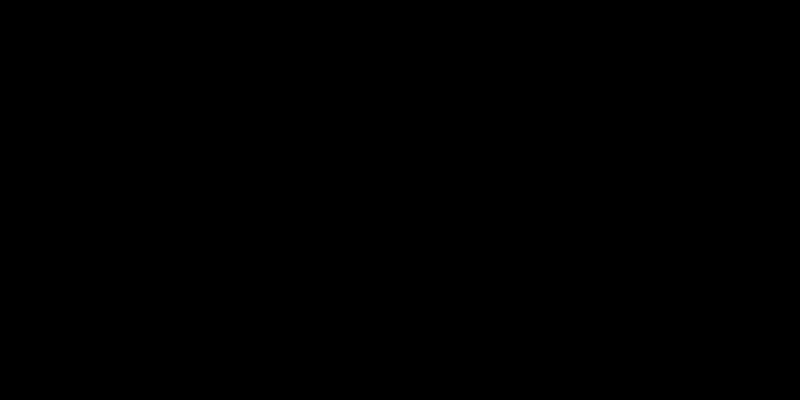
Frame 1 (no input)
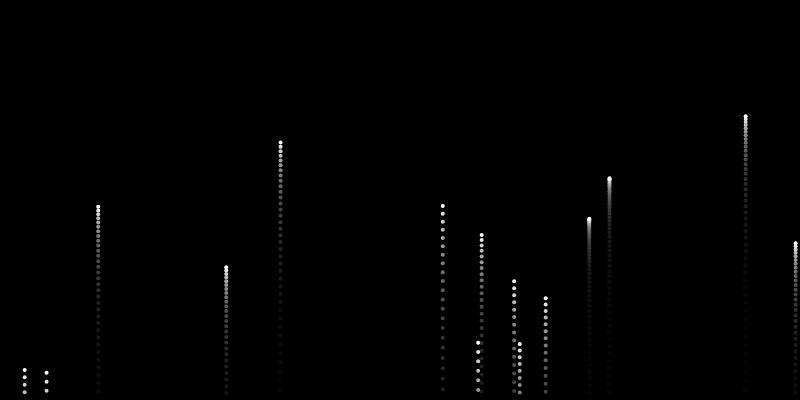
Frame 60 (no input)
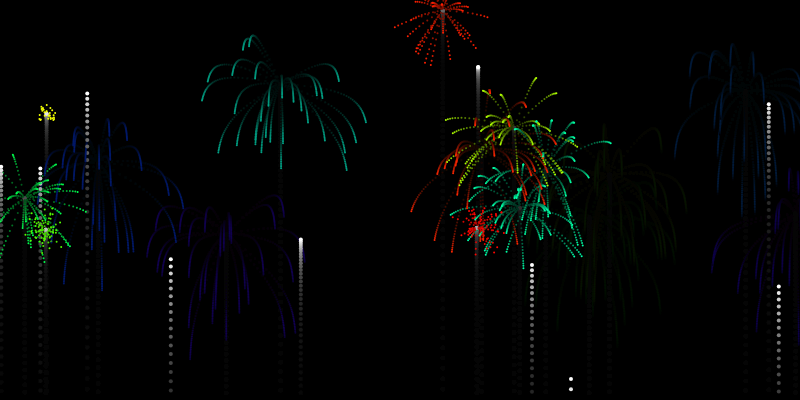
Frame 120 (the mouse pressed at the canvas centre since frame 60)

The p5.js sketch that drew these frames (run headless with seeded random() and noise() and a simulated clock; from frame 60 on, the mouse is pressed at the canvas centre):

// p5.js sketch
// ── sketch.js
var fireworks = [];
var gravity;


function setup() {
    createCanvas(800, 400);
    gravity = createVector(0, 0.15);
    stroke(255);
    strokeWeight(4);
    background(0);
}

function draw() {
    
    //the background is not reset to black
    colorMode(RGB);
    background(0, 25);
    
    if (random(1) < 0.15) {
        fireworks.push(new Firework());
    }

    var _firework;
    for (var i = fireworks.length - 1; i >= 0 ; i--) {
        _firework = fireworks[i];
        if (_firework.done()) {
            fireworks.splice(i, 1);
        } else {
            _firework.update();
            _firework.show();
        }  
    }
    //console.log(fireworks.length);
}



// ── firework.js

function Firework() {

    this.hu = random(255);

    this.firework = new Particle(random(width), height, this.hu);
    this.exploded = false;
    this.particles = [];
    
    this.done = function() {
        //initial case??
        return this.exploded && this.particles.length === 0;
    }

    this.update = function() {
        if (!this.exploded) {
            this.firework.applyForce(gravity);
            this.firework.update();
            if (this.firework.vel.y >= 0) {
                this.exploded = true;
                this.explode();
            }
        }
        for (var i = this.particles.length-1; i >= 0; i--) {
            this.particles[i].applyForce(gravity);
            this.particles[i].update();
            if (this.particles[i].done()) {
                this.particles.splice(i, 1);
            }
        } 
    }

    this.show = function() {
        if (!this.exploded) {
            this.firework.show();
        } else {
            for (var i = 0; i < this.particles.length; i++) {
                this.particles[i].show();
            }
        } 
          
    }

    this.explode = function() {
        for (var i = 0; i < 30; i++) {
            //var speedVector = createVector(random(-2, 2), random(-3, 0));
            var p = new Particle(this.firework.pos.x, this.firework.pos.y, this.hu, true);
            this.particles.push(p);
        }
    }
}
// ── particle.js

function Particle(x, y, hu, blow) {
    this.pos = createVector(x, y);
    this.blow = blow;
    this.lifespan = 255;
    // this.speed_x = speed ? speed.x : null;
    // this.speed_y = speed ? speed.y : null;
    
    this.vel = blow ? p5.Vector.random2D().mult(random(2, 10)): 
                createVector(0, random(-11, -7));
    this.acc = createVector(0, 0);

    this.update = function() {
        if (this.blow) {
            //why it's not stop??
            this.vel.mult(0.9);
            this.lifespan -= 6;
        }
        this.vel.add(this.acc);
        this.pos.add(this.vel);
        this.acc.mult(0);
    }

    this.applyForce = function(force) {
        this.acc.add(force);   
    }

    this.show = function() {
        colorMode(HSB);
        if (this.blow) {
            strokeWeight(2);
            stroke(hu, 255, this.lifespan);
        } else {
            strokeWeight(4);
            stroke(255);
        }
        point(this.pos.x, this.pos.y);
    }

    this.done = function() {
        return this.lifespan <= 0;
    }
}
